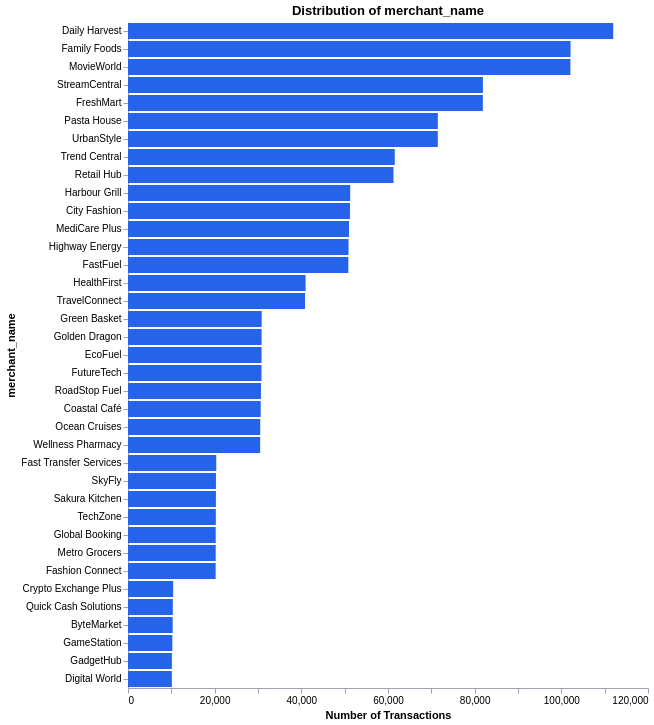

Notebook cell for this chart:
### Code cell
categorical_distribution('merchant_name', horizontal=True)

### Figure 1 — Vega-Lite specification as saved in the notebook (floating-point values rounded to 4 significant figures)
{"config": {"view": {"continuousWidth": 300, "continuousHeight": 300, "strokeWidth": 0}, "axis": {"domainColor": "#9ca3af", "labelColor": "#000", "tickColor": "#9ca3af", "titleColor": "#000"}}, "data": {"name": "data-60b7702f19aa064245464917d93d38bc"}, "mark": {"type": "bar", "color": "#2563eb"}, "encoding": {"tooltip": [{"field": "merchant_name", "type": "nominal"}, {"field": "Count", "format": ",", "title": "Transactions", "type": "quantitative"}, {"field": "Share", "format": ".1%", "type": "quantitative"}], "x": {"axis": {"grid": false}, "field": "Count", "title": "Number of Transactions", "type": "quantitative"}, "y": {"axis": {"grid": false}, "field": "merchant_name", "sort": "-x", "title": "merchant_name", "type": "nominal"}}, "height": 666, "title": "Distribution of merchant_name", "width": 520, "$schema": "https://vega.github.io/schema/vega-lite/v5.20.1.json", "datasets": {"data-60b7702f19aa064245464917d93d38bc": [{"merchant_name": "Daily Harvest", "Count": 111972, "Share": 0.07309}, {"merchant_name": "Family Foods", "Count": 102131, "Share": 0.06666}, {"merchant_name": "MovieWorld", "Count": 102096, "Share": 0.06664}, {"merchant_name": "StreamCentral", "Count": 81906, "Share": 0.05346}, {"merchant_name": "FreshMart", "Count": 81894, "Share": 0.05346}, {"merchant_name": "Pasta House", "Count": 71503, "Share": 0.04667}, {"merchant_name": "UrbanStyle", "Count": 71493, "Share": 0.04667}, {"merchant_name": "Trend Central", "Count": 61559, "Share": 0.04018}, {"merchant_name": "Retail Hub", "Count": 61265, "Share": 0.03999}, {"merchant_name": "Harbour Grill", "Count": 51281, "Share": 0.03347}, {"merchant_name": "City Fashion", "Count": 51223, "Share": 0.03344}, {"merchant_name": "MediCare Plus", "Count": 51001, "Share": 0.03329}, {"merchant_name": "Highway Energy", "Count": 50894, "Share": 0.03322}, {"merchant_name": "FastFuel", "Count": 50848, "Share": 0.03319}, {"merchant_name": "HealthFirst", "Count": 40982, "Share": 0.02675}, {"merchant_name": "TravelConnect", "Count": 40850, "Share": 0.02666}, {"merchant_name": "Green Basket", "Count": 30853, "Share": 0.02014}, {"merchant_name": "Golden Dragon", "Count": 30829, "Share": 0.02012}, {"merchant_name": "EcoFuel", "Count": 30821, "Share": 0.02012}, {"merchant_name": "FutureTech", "Count": 30808, "Share": 0.02011}, {"merchant_name": "RoadStop Fuel", "Count": 30678, "Share": 0.02002}, {"merchant_name": "Coastal Café", "Count": 30622, "Share": 0.01999}, {"merchant_name": "Ocean Cruises", "Count": 30513, "Share": 0.01992}, {"merchant_name": "Wellness Pharmacy", "Count": 30498, "Share": 0.01991}, {"merchant_name": "Fast Transfer Services", "Count": 20365, "Share": 0.01329}, {"merchant_name": "SkyFly", "Count": 20297, "Share": 0.01325}, {"merchant_name": "Sakura Kitchen", "Count": 20288, "Share": 0.01324}, {"merchant_name": "TechZone", "Count": 20269, "Share": 0.01323}, {"merchant_name": "Global Booking", "Count": 20242, "Share": 0.01321}, {"merchant_name": "Metro Grocers", "Count": 20241, "Share": 0.01321}, {"merchant_name": "Fashion Connect", "Count": 20225, "Share": 0.0132}, {"merchant_name": "Crypto Exchange Plus", "Count": 10420, "Share": 0.006802}, {"merchant_name": "Quick Cash Solutions", "Count": 10346, "Share": 0.006753}, {"merchant_name": "ByteMarket", "Count": 10313, "Share": 0.006732}, {"merchant_name": "GameStation", "Count": 10234, "Share": 0.00668}, {"merchant_name": "GadgetHub", "Count": 10125, "Share": 0.006609}, {"merchant_name": "Digital World", "Count": 10124, "Share": 0.006608}]}}
